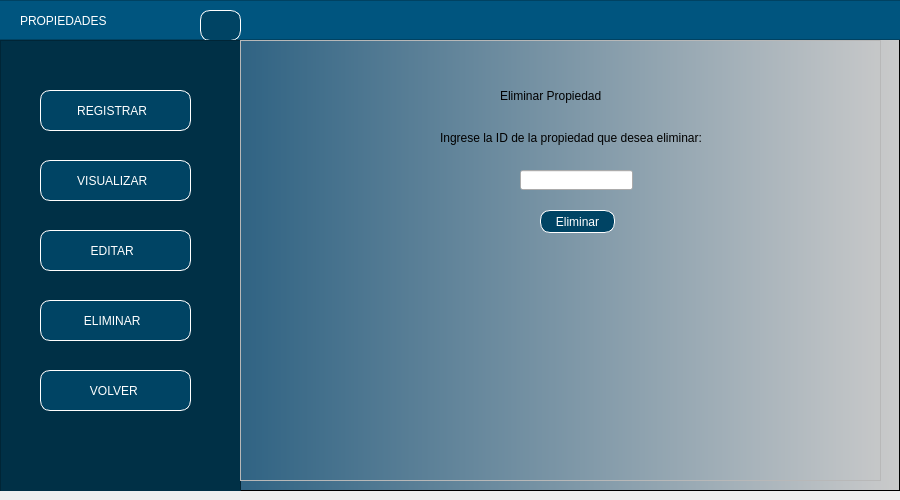
<?xml version="1.0" encoding="UTF-8"?>
<ui version="4.0">
 <class>MainWindow</class>
 <widget class="QMainWindow" name="MainWindow">
  <property name="geometry">
   <rect>
    <x>0</x>
    <y>0</y>
    <width>900</width>
    <height>500</height>
   </rect>
  </property>
  <property name="minimumSize">
   <size>
    <width>900</width>
    <height>500</height>
   </size>
  </property>
  <property name="maximumSize">
   <size>
    <width>900</width>
    <height>16777215</height>
   </size>
  </property>
  <property name="windowTitle">
   <string>MainWindow</string>
  </property>
  <widget class="QWidget" name="centralwidget">
   <layout class="QHBoxLayout" name="horizontalLayout" stretch="0">
    <property name="leftMargin">
     <number>0</number>
    </property>
    <property name="topMargin">
     <number>0</number>
    </property>
    <property name="rightMargin">
     <number>0</number>
    </property>
    <item>
     <widget class="QFrame" name="framefondo">
      <property name="styleSheet">
       <string notr="true">QWidget#framefondo{
background-color: qlineargradient(spread:pad, x1:0, y1:0, x2:1, y2:0, stop:0.039548 rgba(0, 67, 109, 255), stop:1 rgba(203, 203, 203, 255));}</string>
      </property>
      <property name="frameShape">
       <enum>QFrame::StyledPanel</enum>
      </property>
      <property name="frameShadow">
       <enum>QFrame::Raised</enum>
      </property>
      <widget class="QFrame" name="frame_superior">
       <property name="geometry">
        <rect>
         <x>-10</x>
         <y>0</y>
         <width>911</width>
         <height>40</height>
        </rect>
       </property>
       <property name="maximumSize">
        <size>
         <width>16777215</width>
         <height>40</height>
        </size>
       </property>
       <property name="styleSheet">
        <string notr="true">background-color: rgb(0, 85, 127);</string>
       </property>
       <property name="frameShape">
        <enum>QFrame::StyledPanel</enum>
       </property>
       <property name="frameShadow">
        <enum>QFrame::Raised</enum>
       </property>
       <widget class="QLabel" name="label">
        <property name="geometry">
         <rect>
          <x>30</x>
          <y>10</y>
          <width>181</width>
          <height>21</height>
         </rect>
        </property>
        <property name="styleSheet">
         <string notr="true">font: 16pt &quot;Arial&quot;;
color: white;</string>
        </property>
        <property name="text">
         <string>PROPIEDADES</string>
        </property>
       </widget>
       <widget class="QPushButton" name="pushButton_5">
        <property name="geometry">
         <rect>
          <x>210</x>
          <y>10</y>
          <width>41</width>
          <height>31</height>
         </rect>
        </property>
        <property name="styleSheet">
         <string notr="true">QPushButton{
font: 87 9pt &quot;Arial&quot;;
background-color: rgb(0, 68, 100);
color:white;
border:1px solid white;
border-radius: 10px;
}


QPushButton:hover {
background-color:qlineargradient(spread:pad, x1:0, y1:0, x2:1, y2:0, stop:0.039548 rgba(0, 67, 109, 255), stop:1 rgba(203, 203, 203, 255))
}</string>
        </property>
        <property name="text">
         <string/>
        </property>
        <property name="icon">
         <iconset>
          <normaloff>./Imagenes/menu.png</normaloff>./Imagenes/menu.png</iconset>
        </property>
       </widget>
      </widget>
      <widget class="QFrame" name="frameBotones">
       <property name="geometry">
        <rect>
         <x>0</x>
         <y>40</y>
         <width>241</width>
         <height>461</height>
        </rect>
       </property>
       <property name="styleSheet">
        <string notr="true">QFrame{
background-color: rgb(0, 48, 70)
}


QPushButton{
font: 87 9pt &quot;Arial&quot;;
background-color: rgb(0, 68, 100);
color:white;
border:1px solid white;
border-radius: 10px;
}


QPushButton:hover {
background-color:qlineargradient(spread:pad, x1:0, y1:0, x2:1, y2:0, stop:0.039548 rgba(0, 67, 109, 255), stop:1 rgba(203, 203, 203, 255))
}</string>
       </property>
       <property name="frameShape">
        <enum>QFrame::StyledPanel</enum>
       </property>
       <property name="frameShadow">
        <enum>QFrame::Raised</enum>
       </property>
       <widget class="QPushButton" name="pushButton">
        <property name="geometry">
         <rect>
          <x>40</x>
          <y>50</y>
          <width>151</width>
          <height>41</height>
         </rect>
        </property>
        <property name="layoutDirection">
         <enum>Qt::RightToLeft</enum>
        </property>
        <property name="styleSheet">
         <string notr="true"/>
        </property>
        <property name="text">
         <string>REGISTRAR  </string>
        </property>
        <property name="icon">
         <iconset>
          <normaloff>./Imagenes/registrar.png</normaloff>./Imagenes/registrar.png</iconset>
        </property>
       </widget>
       <widget class="QPushButton" name="pushButton_2">
        <property name="geometry">
         <rect>
          <x>40</x>
          <y>120</y>
          <width>151</width>
          <height>41</height>
         </rect>
        </property>
        <property name="layoutDirection">
         <enum>Qt::RightToLeft</enum>
        </property>
        <property name="styleSheet">
         <string notr="true"/>
        </property>
        <property name="text">
         <string>VISUALIZAR  </string>
        </property>
        <property name="icon">
         <iconset>
          <normaloff>./Imagenes/buscar.png</normaloff>./Imagenes/buscar.png</iconset>
        </property>
       </widget>
       <widget class="QPushButton" name="pushButton_3">
        <property name="geometry">
         <rect>
          <x>40</x>
          <y>190</y>
          <width>151</width>
          <height>41</height>
         </rect>
        </property>
        <property name="layoutDirection">
         <enum>Qt::RightToLeft</enum>
        </property>
        <property name="styleSheet">
         <string notr="true"/>
        </property>
        <property name="text">
         <string>EDITAR  </string>
        </property>
        <property name="icon">
         <iconset>
          <normaloff>./Imagenes/actualizar.png</normaloff>./Imagenes/actualizar.png</iconset>
        </property>
       </widget>
       <widget class="QPushButton" name="pushButton_4">
        <property name="geometry">
         <rect>
          <x>40</x>
          <y>260</y>
          <width>151</width>
          <height>41</height>
         </rect>
        </property>
        <property name="layoutDirection">
         <enum>Qt::RightToLeft</enum>
        </property>
        <property name="styleSheet">
         <string notr="true"/>
        </property>
        <property name="text">
         <string>ELIMINAR  </string>
        </property>
        <property name="icon">
         <iconset>
          <normaloff>./Imagenes/eliminar.png</normaloff>./Imagenes/eliminar.png</iconset>
        </property>
       </widget>
       <widget class="QPushButton" name="pushButton_11">
        <property name="geometry">
         <rect>
          <x>40</x>
          <y>330</y>
          <width>151</width>
          <height>41</height>
         </rect>
        </property>
        <property name="layoutDirection">
         <enum>Qt::RightToLeft</enum>
        </property>
        <property name="text">
         <string>VOLVER </string>
        </property>
        <property name="icon">
         <iconset>
          <normaloff>./Imagenes/volver.png</normaloff>./Imagenes/volver.png</iconset>
        </property>
       </widget>
      </widget>
      <widget class="QFrame" name="framePaginas">
       <property name="geometry">
        <rect>
         <x>240</x>
         <y>40</y>
         <width>641</width>
         <height>441</height>
        </rect>
       </property>
       <property name="frameShape">
        <enum>QFrame::StyledPanel</enum>
       </property>
       <property name="frameShadow">
        <enum>QFrame::Raised</enum>
       </property>
       <widget class="QStackedWidget" name="stackedWidget">
        <property name="geometry">
         <rect>
          <x>-10</x>
          <y>0</y>
          <width>671</width>
          <height>431</height>
         </rect>
        </property>
        <property name="currentIndex">
         <number>0</number>
        </property>
        <widget class="QWidget" name="pageEliminar">
         <widget class="QLabel" name="label_28">
          <property name="geometry">
           <rect>
            <x>270</x>
            <y>40</y>
            <width>181</width>
            <height>31</height>
           </rect>
          </property>
          <property name="styleSheet">
           <string notr="true">font: 12pt &quot;Arial&quot;;</string>
          </property>
          <property name="text">
           <string>Eliminar Propiedad</string>
          </property>
         </widget>
         <widget class="QLabel" name="label_29">
          <property name="geometry">
           <rect>
            <x>210</x>
            <y>90</y>
            <width>311</width>
            <height>16</height>
           </rect>
          </property>
          <property name="styleSheet">
           <string notr="true">font: 9pt &quot;Arial&quot;;</string>
          </property>
          <property name="text">
           <string>Ingrese la ID de la propiedad que desea eliminar:</string>
          </property>
         </widget>
         <widget class="QLineEdit" name="txtIDeliminar">
          <property name="geometry">
           <rect>
            <x>290</x>
            <y>130</y>
            <width>113</width>
            <height>20</height>
           </rect>
          </property>
         </widget>
         <widget class="QPushButton" name="btnEliminar">
          <property name="geometry">
           <rect>
            <x>310</x>
            <y>170</y>
            <width>75</width>
            <height>23</height>
           </rect>
          </property>
          <property name="styleSheet">
           <string notr="true">QPushButton{
font: 87 9pt &quot;Arial&quot;;
background-color: rgb(0, 68, 100);
color:white;
border:1px solid white;
border-radius: 10px;
}


QPushButton:hover {
background-color:rgb(0, 101, 148);
}</string>
          </property>
          <property name="text">
           <string>Eliminar</string>
          </property>
         </widget>
        </widget>
       </widget>
      </widget>
     </widget>
    </item>
   </layout>
  </widget>
 </widget>
 <resources/>
 <connections/>
</ui>
